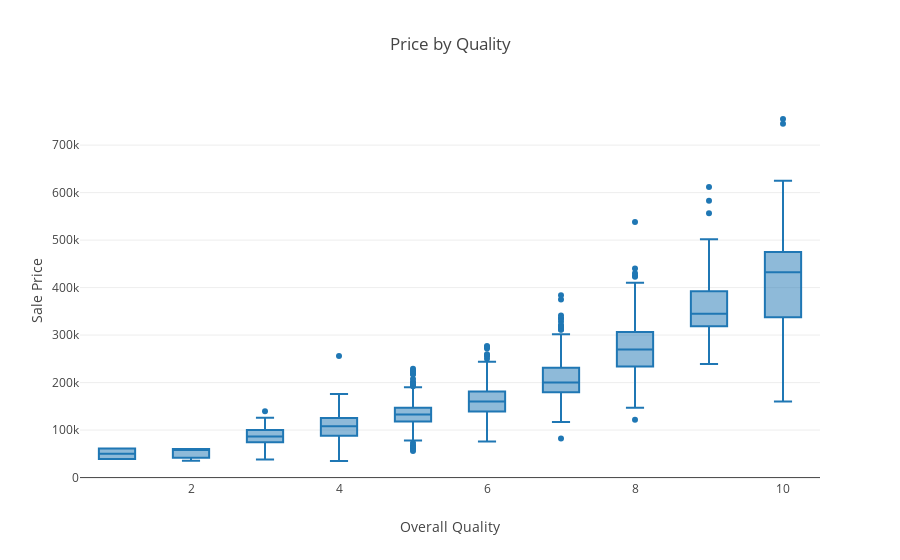

This figure's notebook cell:
### Markdown cell above
#### 4.2.2 Overall Quality

### Code cell
data = [go.Box(x=train_df.OverallQual,
               y=train_df.SalePrice
)]

layout = go.Layout(
    title='Price by Quality',
    xaxis=dict(
        title='Overall Quality'),
    yaxis=dict(
        title='Sale Price')
)
plotly.offline.iplot(go.Figure(data=data,layout=layout))

### Figure 1 — Plotly figure (JSON) as saved in the notebook; plotly's stock layout.template omitted (floating-point values rounded to 4 significant figures; data arrays with more than 128 entries replaced by an {"elided": "..."} marker saying what was removed)
{"data": [{"type": "box", "uid": "021a396e-7f6d-4546-8db8-093547d9afc8", "x": {"elided": "1460 int values"}, "y": {"elided": "1460 int values"}}], "layout": {"title": "Price by Quality", "xaxis": {"title": "Overall Quality"}, "yaxis": {"title": "Sale Price"}}}
